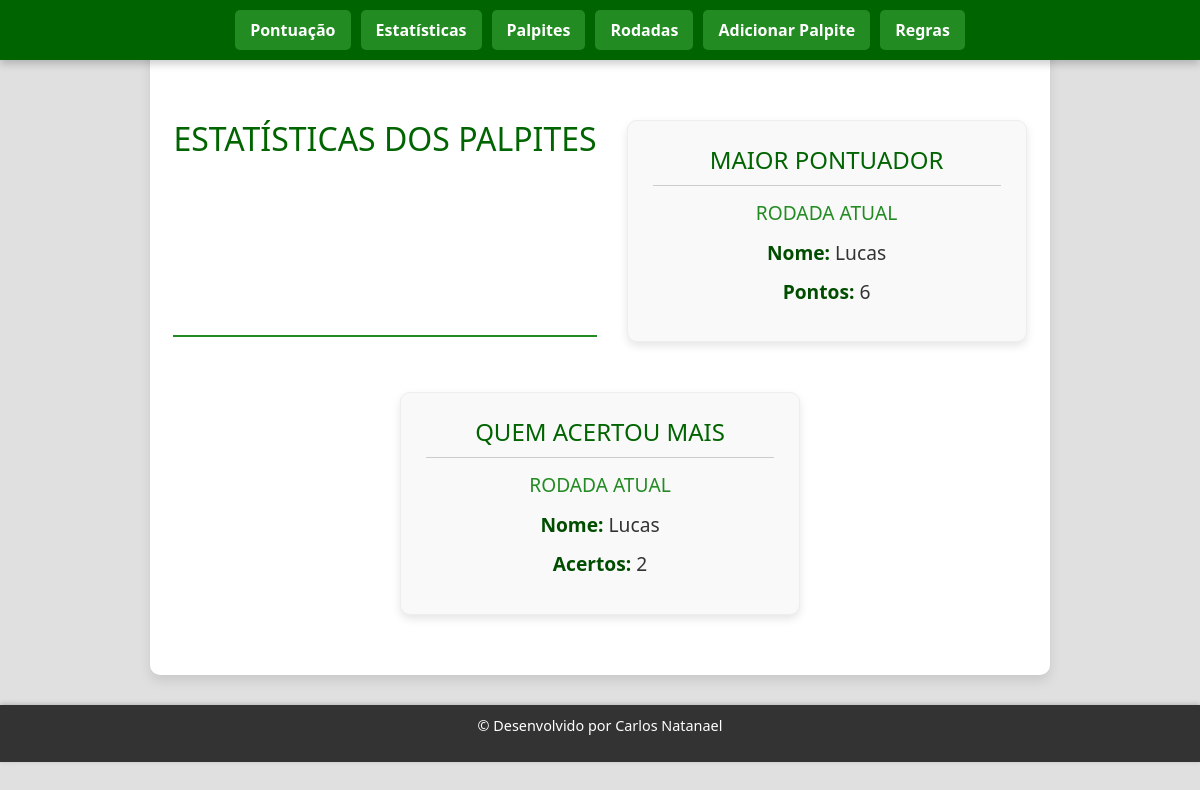
Page /estatisticas on the earlier database version.
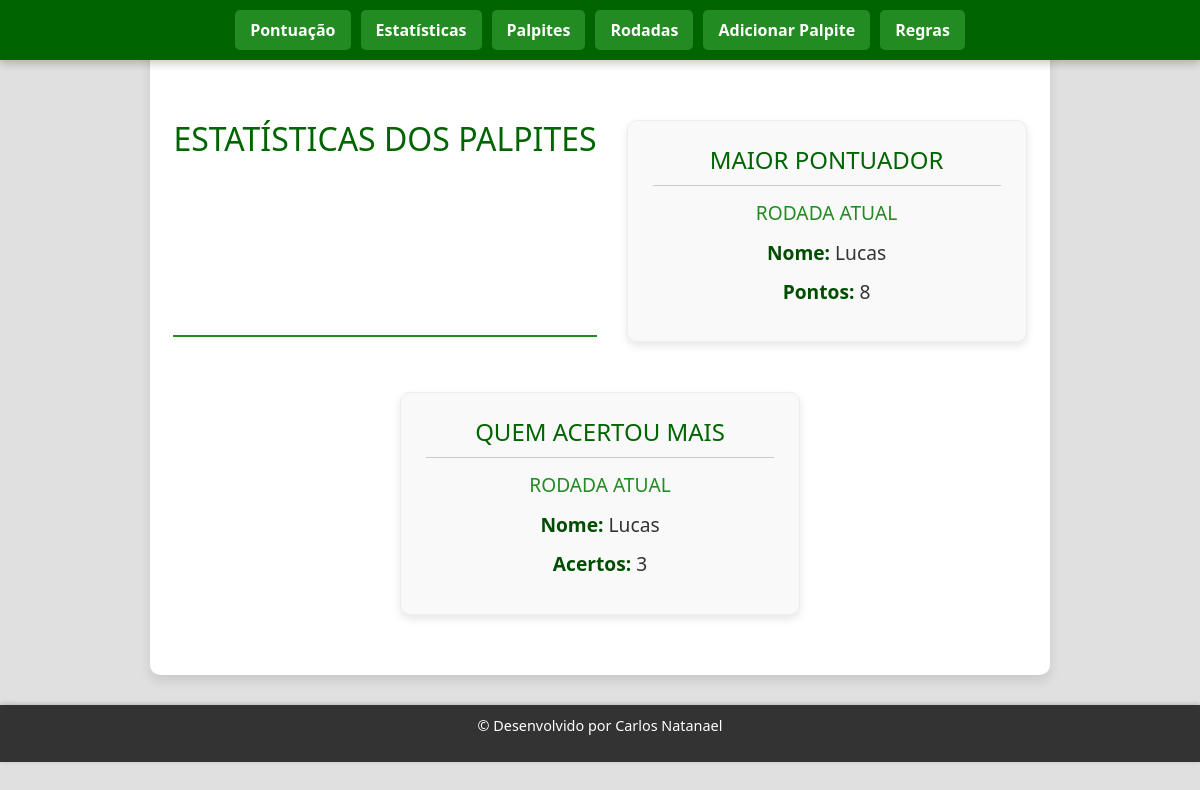
Same page on the later database version.
### tables this page shows
CREATE TABLE pontuacao (
        id INTEGER PRIMARY KEY AUTOINCREMENT,
        posicao INTEGER,
        nome TEXT UNIQUE,
        pontos INTEGER DEFAULT 0,
        acertos INTEGER DEFAULT 0,
        erros INTEGER DEFAULT 0
    );

### app.py (the view)
@app.route('/estatisticas')
def estatisticas():
    conn = get_db_connection()
    maior_pontuador = conn.execute("SELECT nome, pontos FROM pontuacao ORDER BY pontos DESC LIMIT 1").fetchone()
    quem_acertou_mais = conn.execute("SELECT nome, acertos FROM pontuacao ORDER BY acertos DESC LIMIT 1").fetchone()
    conn.close()
    return render_template('estatisticas.html', maior_pontuador=maior_pontuador, quem_acertou_mais=quem_acertou_mais)

### app.py (called while the page is built)
def get_db_connection():
    conn = sqlite3.connect('palpites.db')
    conn.row_factory = sqlite3.Row
    return conn

### templates/estatisticas.html (shortened to what this page needs)
<!DOCTYPE html>
<html lang="pt">
<head>
    <link rel="stylesheet" href="https://stackpath.bootstrapcdn.com/bootstrap/4.5.2/css/bootstrap.min.css">
    <link rel="stylesheet" href="{{ url_for('static', filename='esta.css') }}">
</head>
<body>
    <header>
        <nav class="navbar navbar-expand-lg navbar-dark fixed-top">
            <div class="collapse navbar-collapse justify-content-center" id="navbarNav">
                <ul class="navbar-nav">
                    <li class="nav-item">
                        <a class="nav-link" href="{{ url_for('index') }}">Pontuação</a>
                    </li>
                    <li class="nav-item">
                        <a class="nav-link" href="{{ url_for('estatisticas') }}">Estatísticas</a>
                    </li>
                    <li class="nav-item">
                        <a class="nav-link" href="{{ url_for('exibir_palpites') }}">Palpites</a>
                    </li>
                    <li class="nav-item">
                        <a class="nav-link" href="{{ url_for('exibir_rodadas') }}">Rodadas</a>
                    </li>
                    <li class="nav-item">
                        <a class="nav-link" href="{{ url_for('adicionar_palpites') }}">Adicionar Palpite</a>
                    </li>
                    <li class="nav-item">
                        <a class="nav-link" href="{{ url_for('regra') }}">Regras</a>
                    </li>
                </ul>
            </div>
        </nav>
    </header>
    <main style="padding-top: 80px;">
        <section class="statistics-section">
            <h1>ESTATÍSTICAS DOS PALPITES</h1>
            <div class="stat-card">
                <h2>Maior Pontuador</h2>
                <h3>Rodada Atual</h3>
                <p>
                    <strong>Nome: </strong>
                    {% if maior_pontuador %}
                        <span>{{ maior_pontuador.nome }}</span>
                    {% else %}
                        <span>-</span>
                    {% endif %}
                </p>
                <p>
                    <strong>Pontos: </strong>
                    {% if maior_pontuador %}
                        <span>{{ maior_pontuador.pontos }}</span>
                    {% else %}
                        <span>-</span>
                    {% endif %}
                </p>
            </div>
            <div class="stat-card">
                <h2>Quem Acertou Mais</h2>
                <h3>Rodada Atual</h3>
                <p>
                    <strong>Nome: </strong>
                    {% if quem_acertou_mais %}
                        <span>{{ quem_acertou_mais.nome }}</span>
                    {% else %}
                        <span>-</span>
                    {% endif %}
                </p>
                <p>
                    <strong>Acertos: </strong>
                    {% if quem_acertou_mais %}
                        <span>{{ quem_acertou_mais.acertos }}</span>
                    {% else %}
                        <span>-</span>
                    {% endif %}
                </p>
            </div>
        </section>
    </main>
    <footer>
        <p>© Desenvolvido por Carlos Natanael</p>
    </footer>
</body>
</html>

### static/esta.css (style rules this page uses)
body { font-family: 'Segoe UI', Tahoma, Geneva, Verdana, sans-serif; margin: 0; padding: 0; background-color: #e0e0e0; color: #333; }
header { padding: 0; box-shadow: none; border-bottom: none; }
header h1, nav { display: none; }
.navbar { background-color: #006400 !important; box-shadow: 0 4px 8px rgba(0, 0, 0, 0.2); border-bottom: none; padding: 10px 20px; z-index: 1030; }
.navbar-nav .nav-item .nav-link { color: #fff !important; font-weight: bold; padding: 8px 15px !important; margin: 0 5px; border-radius: 5px; transition: background-color 0.3s ease, color 0.3s ease; background-color: #228B22; }
main { padding: 40px 20px; max-width: 900px; margin: 20px auto; background-color: #ffffff; border-radius: 10px; box-shadow: 0 6px 12px rgba(0, 0, 0, 0.1); color: #333; }
.statistics-section { margin-top: 20px; display: flex; flex-wrap: wrap; justify-content: center; gap: 30px; }
h1 { color: #006400; font-size: 2em; margin-bottom: 25px; text-transform: uppercase; text-align: center; border-bottom: 2px solid #228B22; padding-bottom: 10px; letter-spacing: normal; }
.stat-card { background-color: #f9f9f9; box-shadow: 0 4px 8px rgba(0, 0, 0, 0.1); border-radius: 10px; padding: 25px; margin-bottom: 20px; transition: transform 0.2s ease, box-shadow 0.2s ease; flex: 1; min-width: 280px; max-width: 400px; text-align: center; border: 1px solid #eee; color: #333; }
.stat-card h2 { color: #006400; font-size: 1.5em; margin-bottom: 15px; text-transform: uppercase; border-bottom: 1px solid #ccc; padding-bottom: 10px; text-align: center; }
.stat-card h3 { color: #228B22; font-size: 1.2em; margin-bottom: 15px; text-transform: uppercase; }
.stat-card p { font-size: 1.2em; margin: 10px 0; color: #333; }
.stat-card strong { color: #004d00; }
footer { background-color: #333; color: #fff; padding: 10px 0; text-align: center; width: 100%; font-size: 0.9em; box-shadow: 0 -1px 5px rgba(0, 0, 0, 0.2); margin-top: 30px; }

Differences in the rows shown:
changed pontuacao "Lucas": pontos "6" → "8"; acertos "2" → "3"
